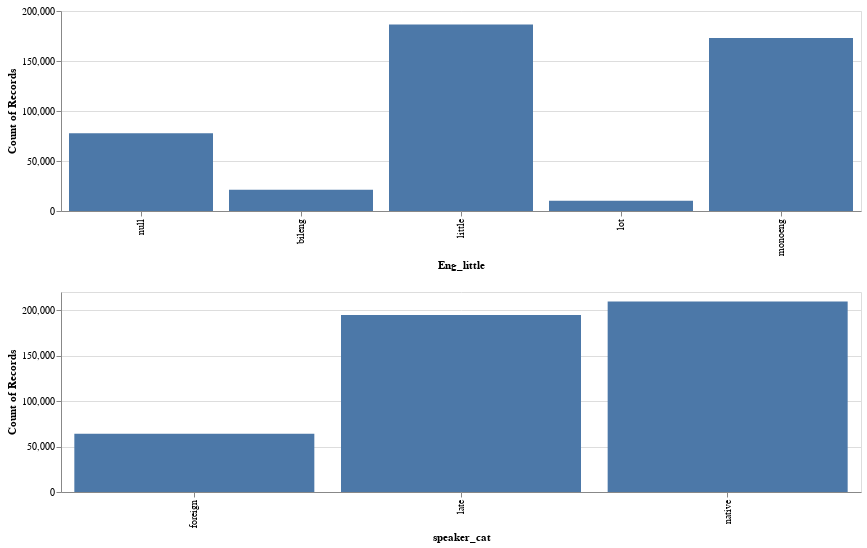

This figure's notebook cell:
### Code cell
alt.Chart(train_df).mark_bar().encode(
x=alt.X(alt.repeat()),
y='count()',
).properties(
    height = 200,
    width = 800
).repeat(
   categorical_feats, columns=1
)

### Figure 1 — Vega specification as saved in the notebook (floating-point values rounded to 4 significant figures)
{"$schema": "https://vega.github.io/schema/vega/v5.json", "data": [{"name": "source_0"}, {"name": "data_0", "values": [{"Eng_little": "little", "__count": 186418}, {"Eng_little": "monoeng", "__count": 173014}, {"Eng_little": "bileng", "__count": 21202}, {"Eng_little": null, "__count": 77855}, {"Eng_little": "lot", "__count": 10159}]}, {"name": "data_1", "values": [{"__count": 194823, "speaker_cat": "late"}, {"__count": 209620, "speaker_cat": "native"}, {"__count": 64205, "speaker_cat": "foreign"}]}, {"name": "data_0_child__Eng_little_x_domain_Eng_little", "values": [{"Eng_little": "little"}, {"Eng_little": "monoeng"}, {"Eng_little": "bileng"}, {"Eng_little": null}, {"Eng_little": "lot"}]}, {"name": "data_0_child__Eng_little_y_domain___count", "values": [{"min": 10159, "max": 186418}]}, {"name": "data_1_child__speaker_cat_x_domain_speaker_cat", "values": [{"speaker_cat": "late"}, {"speaker_cat": "native"}, {"speaker_cat": "foreign"}]}, {"name": "data_1_child__speaker_cat_y_domain___count", "values": [{"min": 64205, "max": 209620}]}], "signals": [{"name": "childHeight", "value": 200}], "marks": [{"type": "group", "name": "child__Eng_little_group", "encode": {"update": {"width": {"signal": "width"}, "height": {"signal": "childHeight"}}}, "marks": [{"type": "rect", "name": "child__Eng_little_marks", "from": {"data": "data_0"}, "encode": {"update": {"ariaRoleDescription": {"value": "bar"}, "fill": {"value": "#4c78a8"}, "width": {"signal": "max(0.25, bandwidth('child__Eng_little_x'))"}, "y": {"field": "__count", "scale": "child__Eng_little_y"}, "y2": {"value": 0, "scale": "child__Eng_little_y"}, "x": {"field": "Eng_little", "scale": "child__Eng_little_x"}, "description": {"signal": "\"Eng_little: \" + (isValid(datum[\"Eng_little\"]) ? datum[\"Eng_little\"] : \"\"+datum[\"Eng_little\"]) + \"; Count of Records: \" + (format(datum[\"__count\"], \"\"))"}}}, "style": ["bar"]}], "axes": [{"scale": "child__Eng_little_y", "minExtent": 0, "zindex": 0, "labels": false, "orient": "left", "gridScale": "child__Eng_little_x", "tickCount": {"signal": "ceil(childHeight/40)"}, "domain": false, "maxExtent": 0, "ticks": false, "aria": false, "grid": true}, {"scale": "child__Eng_little_x", "labelAngle": 270, "title": "Eng_little", "zindex": 0, "grid": false, "labelBaseline": "middle", "orient": "bottom", "labelAlign": "right"}, {"scale": "child__Eng_little_y", "labelOverlap": true, "tickCount": {"signal": "ceil(childHeight/40)"}, "grid": false, "title": "Count of Records", "zindex": 0, "orient": "left"}], "style": "cell"}, {"type": "group", "name": "child__speaker_cat_group", "encode": {"update": {"height": {"signal": "childHeight"}, "width": {"signal": "width"}}}, "marks": [{"type": "rect", "name": "child__speaker_cat_marks", "from": {"data": "data_1"}, "encode": {"update": {"y": {"field": "__count", "scale": "child__speaker_cat_y"}, "y2": {"value": 0, "scale": "child__speaker_cat_y"}, "x": {"field": "speaker_cat", "scale": "child__speaker_cat_x"}, "fill": {"value": "#4c78a8"}, "ariaRoleDescription": {"value": "bar"}, "description": {"signal": "\"speaker_cat: \" + (isValid(datum[\"speaker_cat\"]) ? datum[\"speaker_cat\"] : \"\"+datum[\"speaker_cat\"]) + \"; Count of Records: \" + (format(datum[\"__count\"], \"\"))"}, "width": {"signal": "max(0.25, bandwidth('child__speaker_cat_x'))"}}}, "style": ["bar"]}], "axes": [{"scale": "child__speaker_cat_y", "tickCount": {"signal": "ceil(childHeight/40)"}, "minExtent": 0, "orient": "left", "domain": false, "ticks": false, "zindex": 0, "gridScale": "child__speaker_cat_x", "grid": true, "labels": false, "aria": false, "maxExtent": 0}, {"scale": "child__speaker_cat_x", "zindex": 0, "orient": "bottom", "title": "speaker_cat", "labelBaseline": "middle", "labelAlign": "right", "grid": false, "labelAngle": 270}, {"scale": "child__speaker_cat_y", "orient": "left", "title": "Count of Records", "labelOverlap": true, "zindex": 0, "grid": false, "tickCount": {"signal": "ceil(childHeight/40)"}}], "style": "cell"}], "scales": [{"name": "child__Eng_little_x", "type": "band", "domain": {"data": "data_0_child__Eng_little_x_domain_Eng_little", "field": "Eng_little", "sort": true}, "range": [0, {"signal": "width"}], "paddingInner": 0.1, "paddingOuter": 0.05}, {"name": "child__Eng_little_y", "type": "linear", "domain": [{"signal": "(data(\"data_0_child__Eng_little_y_domain___count\")[0] || {}).min"}, {"signal": "(data(\"data_0_child__Eng_little_y_domain___count\")[0] || {}).max"}], "range": [{"signal": "childHeight"}, 0], "zero": true, "nice": true}, {"name": "child__speaker_cat_x", "type": "band", "domain": {"data": "data_1_child__speaker_cat_x_domain_speaker_cat", "field": "speaker_cat", "sort": true}, "range": [0, {"signal": "width"}], "paddingInner": 0.1, "paddingOuter": 0.05}, {"name": "child__speaker_cat_y", "type": "linear", "domain": [{"signal": "(data(\"data_1_child__speaker_cat_y_domain___count\")[0] || {}).min"}, {"signal": "(data(\"data_1_child__speaker_cat_y_domain___count\")[0] || {}).max"}], "range": [{"signal": "childHeight"}, 0], "zero": true, "nice": true}], "layout": {"padding": 20, "columns": 1, "bounds": "full", "align": "all"}, "background": "white", "padding": 5, "width": 800}
